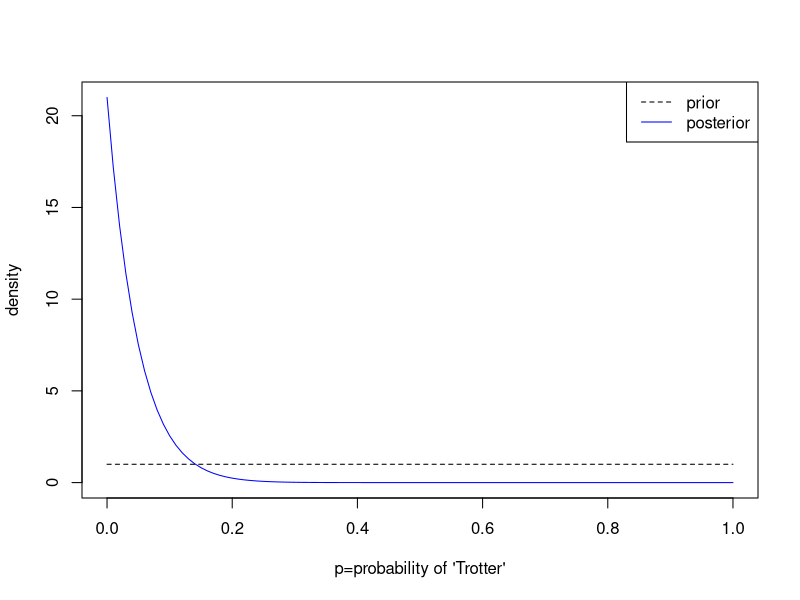
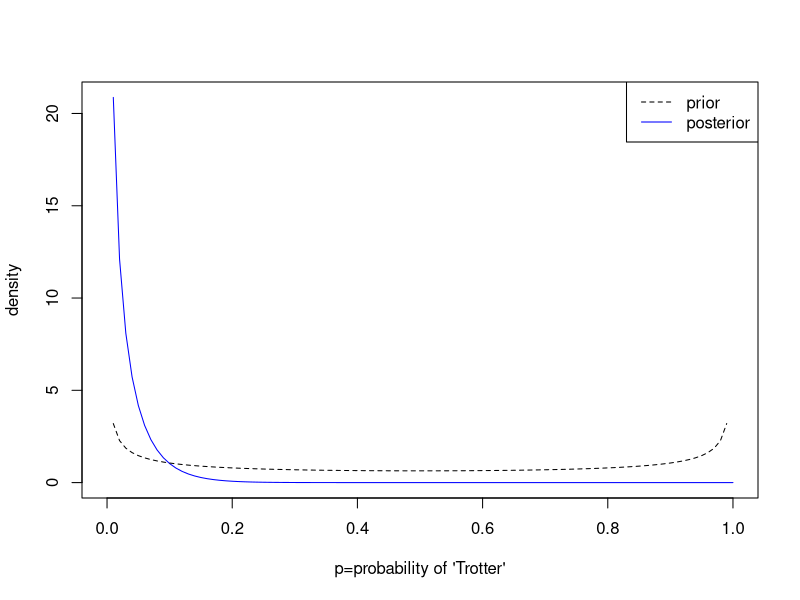
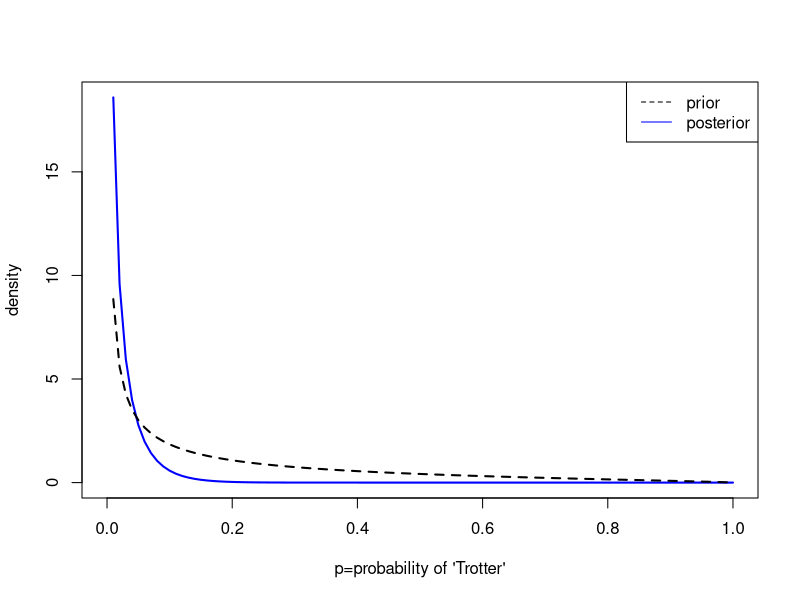

The R source for these figures, in order:
## ---- chunk 1
library(tidyverse)
## ---- chunk 2
curve(dbeta(x,1,21),from=0,to=1, xlab="p=probability of 'Trotter'",ylab="density", col="blue") # posterior we found
curve(dbeta(x,1,1),from=0, to=1, add=TRUE,lty=2) # prior we used
legend("topright",legend = c("prior", "posterior"), col=c("black","blue"),lty=c(2,1))

1/(1+21) # posterior mean

qbeta(c(0.025,0.975),1,21) # 95% credible interval
## ---- chunk 3
curve(dbeta(x,0.5,20.5),from=0,to=1, xlab="p=probability of 'Trotter'",ylab="density",col="blue") # posterior we found
curve(dbeta(x,0.5,0.5),from=0, to=1, add=TRUE,lty=2) # prior we used
legend("topright",legend = c("prior", "posterior"), col=c("black","blue"),lty=c(2,1))

0.5/(0.5+20.5)  # posterior mean

qbeta(c(0.025,0.975),0.5,20.5) # 95% credible interval
## ---- chunk 4

# need to find an alpha and beta that simultaneously have alpha/(alpha+beta) = 1/6
# and P(p<0.5) = 0.9

mean = 1/6   # set a target for the mean = alpha/(alpha+beta) of our beta distribution
  # set up our probability statement
target = 0.9

priors = data.frame(alphas = seq(0.1,50,by=0.05))
priors = priors %>%
  mutate(betas = alphas*(1/mean - 1),
         probs = pbeta(0.5,alphas, betas),
         offtarget = abs(probs - target))


priors %>%
  slice(which.min(offtarget))

## ---- chunk 5
curve(dbeta(x,0.35,21.75),from=0,to=1, xlab="p=probability of 'Trotter'",ylab="density",lwd=2,col="blue") # posterior we found
curve(dbeta(x,0.35,1.75),from=0, to=1, add=TRUE,lty=2,lwd=2) # prior we used
legend("topright",legend = c("prior", "posterior"), col=c("black","blue"),lty=c(2,1))

0.35/(0.35+21.75)  # posterior mean

qbeta(c(0.025,0.975),0.35,21.7)  # 95% credible interval
## ---- chunk 6
agrid <- seq(0.1,5,by=0.01)  # change by value to create a courser or finer grid
bgrid <- seq(0.1,5,by=0.01)  # change by value to create a courser or finer grid
priors2 <-   expand.grid(alpha=agrid,beta=bgrid)  

priors2 = priors2 %>%
  mutate(p = pbeta(1/6,alpha,beta),
         offtarget = abs(p-0.9))

priors2 %>%
  slice(which.min(offtarget))
